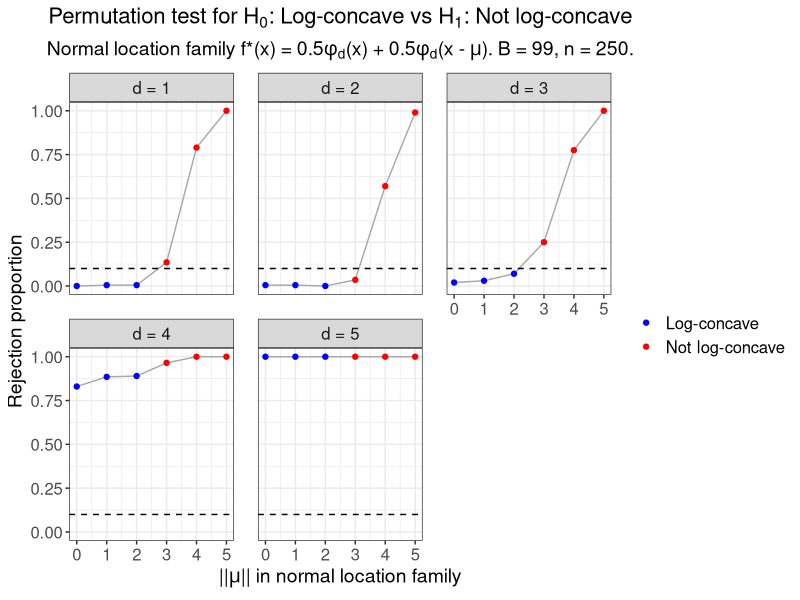

Reproduce this figure in R.
# Create Figure 10 in appendix.
# Plot results from Cule et al. (2010) permutation test of
# H_0: log-concave versus H_1: not log-concave.
# Use two-component normal location model.

suppressMessages(library(data.table))
suppressMessages(library(tidyverse))
suppressMessages(library(gtable))
suppressMessages(library(cowplot))

# Create theme
paper_theme <- theme_bw() +
  theme(plot.title = element_text(hjust = 0.5, size = 16),
        plot.subtitle = element_text(hjust = 0.5, size = 14),
        legend.title = element_text(size = 14),
        axis.title = element_text(size = 14),
        legend.text = element_text(size = 12),
        axis.text = element_text(size = 12),
        strip.text = element_text(size = 12),
        panel.spacing = unit(1.2, "lines"))

# Function to position legend into wasted space.
# Source: https://stackoverflow.com/questions/54438495/shift-legend-into-empty-facets-of-a-faceted-plot-in-ggplot2
shift_legend <- function(p){
  
  # check if p is a valid object
  if(!"gtable" %in% class(p)){
    if("ggplot" %in% class(p)){
      gp <- ggplotGrob(p) # convert to grob
    } else {
      message("This is neither a ggplot object nor a grob generated from ggplotGrob. Returning original plot.")
      return(p)
    }
  } else {
    gp <- p
  }
  
  # check for unfilled facet panels
  facet.panels <- grep("^panel", gp[["layout"]][["name"]])
  empty.facet.panels <- sapply(facet.panels, function(i) "zeroGrob" %in% class(gp[["grobs"]][[i]]))
  empty.facet.panels <- facet.panels[empty.facet.panels]
  if(length(empty.facet.panels) == 0){
    message("There are no unfilled facet panels to shift legend into. Returning original plot.")
    return(p)
  }
  
  # establish extent of unfilled facet panels (including any axis cells in between)
  empty.facet.panels <- gp[["layout"]][empty.facet.panels, ]
  empty.facet.panels <- list(min(empty.facet.panels[["t"]]), min(empty.facet.panels[["l"]]),
                             max(empty.facet.panels[["b"]]), max(empty.facet.panels[["r"]]))
  names(empty.facet.panels) <- c("t", "l", "b", "r")
  
  # extract legend & copy over to location of unfilled facet panels
  guide.grob <- which(gp[["layout"]][["name"]] == "guide-box")
  if(length(guide.grob) == 0){
    message("There is no legend present. Returning original plot.")
    return(p)
  }
  gp <- gtable_add_grob(x = gp,
                        grobs = gp[["grobs"]][[guide.grob]],
                        t = empty.facet.panels[["t"]],
                        l = empty.facet.panels[["l"]],
                        b = empty.facet.panels[["b"]],
                        r = empty.facet.panels[["r"]],
                        name = "new-guide-box")
  
  # squash the original guide box's row / column (whichever applicable)
  # & empty its cell
  guide.grob <- gp[["layout"]][guide.grob, ]
  if(guide.grob[["l"]] == guide.grob[["r"]]){
    gp <- gtable_squash_cols(gp, cols = guide.grob[["l"]])
  }
  if(guide.grob[["t"]] == guide.grob[["b"]]){
    gp <- gtable_squash_rows(gp, rows = guide.grob[["t"]])
  }
  gp <- gtable_remove_grobs(gp, "guide-box")
  
  return(gp)
}

# Read in data
results <- fread("data/fig10_perm_test.csv")

# Get rejection proportion at each (d, mu_norm) combination
reject_df <- results %>% 
  filter(equal_space_mu == 0) %>% 
  group_by(n_obs, d, mu_norm, B) %>% 
  dplyr::summarise(reject_prop = mean(reject),
                   sim_count = n())

# Check parameters
stopifnot(unique(results$equal_space_mu) == 0,
          unique(results$B) == 99,
          unique(results$n_obs) == 250,
          sort(unique(results$mu_norm)) == 0:5,
          unique(reject_df$sim_count) == 200)

# Plot rejection proportions at B = 99 shuffles, n = 250.
perm_test_reject_n250 <- reject_df %>% 
  mutate(d = factor(d, levels = 1:5, 
                    labels = c("d = 1", "d = 2", "d = 3", "d = 4", "d = 5")),
         log_concave = 
           factor(mu_norm, levels = 0:5, 
                  labels = c("Log-concave", "Log-concave", "Log-concave", 
                             "Not log-concave", "Not log-concave", 
                             "Not log-concave"))) %>% 
  ggplot(aes(x = mu_norm, y = reject_prop, col = log_concave)) +
  facet_wrap(. ~ d) +
  geom_line(color = "darkgrey") +
  geom_point() +
  geom_hline(yintercept = 0.10, lty = "dashed") +
  labs(x = expression("||"*mu*"|| in normal location family"), 
       y = "Rejection proportion",
       col = "",
       title = expression("Permutation test for H"[0]*
                            ": Log-concave vs H"[1]*": Not log-concave"),
       subtitle = expression("Normal location family f*(x) = 0.5"*phi[d]*"(x)"~
                               "+ 0.5"*phi[d]*"(x -"~mu*"). B = 99, n = 250.")) +
  scale_color_manual(values = c("blue", "red")) +
  paper_theme

#####################
##### Save plot #####
#####################

ggsave(plot = shift_legend(perm_test_reject_n250),
       filename = "plots/figure_10.pdf",
       width = 8, height = 5)
